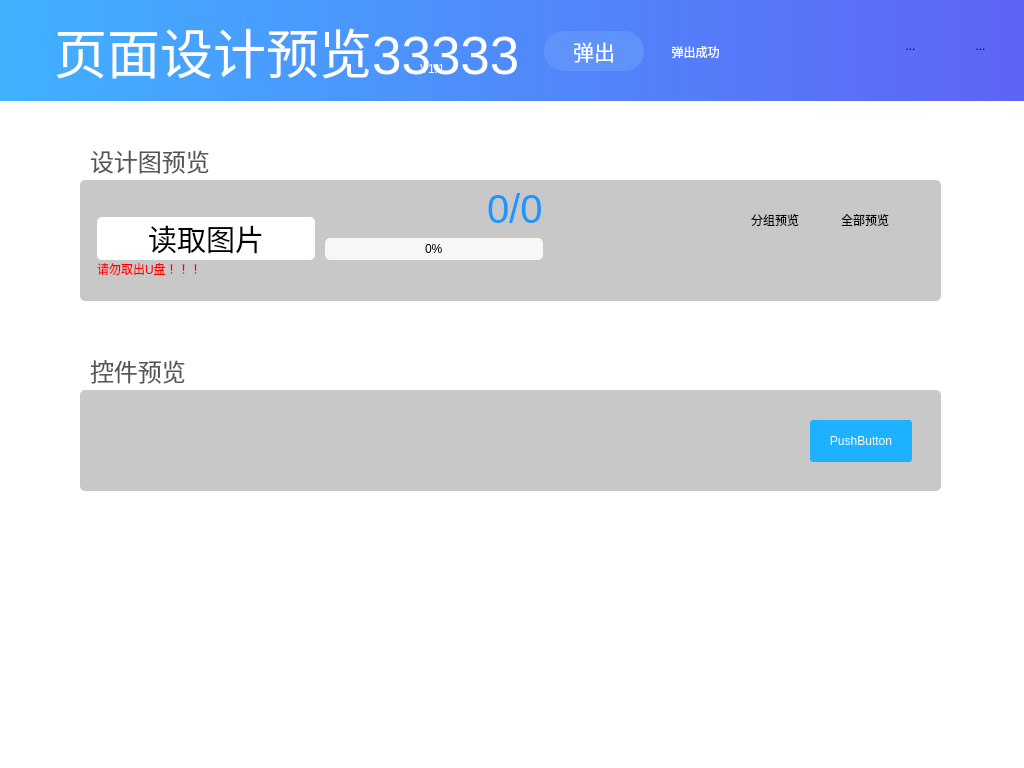
<?xml version="1.0" encoding="UTF-8"?>
<ui version="4.0">
 <class>PageDesignPreviewer</class>
 <widget class="QWidget" name="PageDesignPreviewer">
  <property name="geometry">
   <rect>
    <x>0</x>
    <y>0</y>
    <width>1024</width>
    <height>768</height>
   </rect>
  </property>
  <property name="windowTitle">
   <string>Form</string>
  </property>
  <property name="styleSheet">
   <string notr="true">QWidget#PageDesignPreviewer{
	background-color: rgb(255, 255, 255);

}

QWidget:focus{outline: none;}
QPushButton{
	border-radius:10px;
	background-color: rgb(215, 237, 255);
	min-height:40;
	min-width:100;

}
QToolButton{
	border-radius:10px;
	background-color: rgb(225, 225, 225);
}</string>
  </property>
  <widget class="QLabel" name="label">
   <property name="geometry">
    <rect>
     <x>-10</x>
     <y>0</y>
     <width>1041</width>
     <height>101</height>
    </rect>
   </property>
   <property name="font">
    <font>
     <pointsize>40</pointsize>
    </font>
   </property>
   <property name="styleSheet">
    <string notr="true">background-color: qlineargradient(spread:pad, x1:0, y1:0, x2:1, y2:0, stop:0 rgba(64, 178, 255, 255), stop:1 rgba(95, 99, 246, 255));
color: rgb(255, 255, 255);</string>
   </property>
   <property name="text">
    <string>   页面设计预览33333</string>
   </property>
   <property name="textFormat">
    <enum>Qt::PlainText</enum>
   </property>
   <property name="margin">
    <number>0</number>
   </property>
   <property name="indent">
    <number>20</number>
   </property>
  </widget>
  <widget class="QToolButton" name="shutdownBtn">
   <property name="geometry">
    <rect>
     <x>950</x>
     <y>20</y>
     <width>61</width>
     <height>51</height>
    </rect>
   </property>
   <property name="styleSheet">
    <string notr="true">background-color: rgba(255, 255, 255, 0);</string>
   </property>
   <property name="text">
    <string>...</string>
   </property>
   <property name="icon">
    <iconset resource="icons.qrc">
     <normaloff>:/icons/icons8_shutdown_96px.png</normaloff>:/icons/icons8_shutdown_96px.png</iconset>
   </property>
   <property name="iconSize">
    <size>
     <width>48</width>
     <height>48</height>
    </size>
   </property>
   <property name="autoRaise">
    <bool>false</bool>
   </property>
  </widget>
  <widget class="QWidget" name="widget" native="true">
   <property name="geometry">
    <rect>
     <x>80</x>
     <y>180</y>
     <width>861</width>
     <height>121</height>
    </rect>
   </property>
   <property name="styleSheet">
    <string notr="true">background-color: rgb(200, 200, 200);
border-radius:5px;</string>
   </property>
   <layout class="QGridLayout" name="gridLayout" columnstretch="1,50" columnminimumwidth="1,10">
    <property name="spacing">
     <number>0</number>
    </property>
    <item row="0" column="1">
     <layout class="QVBoxLayout" name="verticalLayout_2">
      <property name="spacing">
       <number>0</number>
      </property>
      <item>
       <layout class="QHBoxLayout" name="horizontalLayout_3" stretch="6,6,5,1,1,1">
        <property name="spacing">
         <number>10</number>
        </property>
        <item alignment="Qt::AlignBottom">
         <widget class="QCustomPushButton" name="loadPicsBtn">
          <property name="minimumSize">
           <size>
            <width>100</width>
            <height>40</height>
           </size>
          </property>
          <property name="font">
           <font>
            <pointsize>22</pointsize>
           </font>
          </property>
          <property name="styleSheet">
           <string notr="true">background-color: rgb(255, 255, 255);</string>
          </property>
          <property name="text">
           <string>读取图片</string>
          </property>
          <property name="icon">
           <iconset resource="icons.qrc">
            <normaloff>:/icons/icons8_downloads_96px.png</normaloff>:/icons/icons8_downloads_96px.png</iconset>
          </property>
          <property name="iconSize">
           <size>
            <width>64</width>
            <height>64</height>
           </size>
          </property>
         </widget>
        </item>
        <item>
         <layout class="QVBoxLayout" name="verticalLayout">
          <property name="spacing">
           <number>0</number>
          </property>
          <item alignment="Qt::AlignRight">
           <widget class="QLabel" name="countLB">
            <property name="font">
             <font>
              <pointsize>30</pointsize>
             </font>
            </property>
            <property name="styleSheet">
             <string notr="true">color: rgb(32, 148, 255);</string>
            </property>
            <property name="text">
             <string>0/0</string>
            </property>
           </widget>
          </item>
          <item>
           <widget class="QProgressBar" name="progressBar">
            <property name="minimumSize">
             <size>
              <width>200</width>
              <height>0</height>
             </size>
            </property>
            <property name="styleSheet">
             <string notr="true">QProgressBar#progressBar
{
      border:none;   /*无边框*/
	   background-color: rgb(247, 247, 247);

      text-align:center;   /*文本的位置*/
	  color: rgb(0, 0, 0);
}
 
QProgressBar::chunk 
{
      background-color:rgb(58, 154, 255);

}

</string>
            </property>
            <property name="value">
             <number>0</number>
            </property>
           </widget>
          </item>
         </layout>
        </item>
        <item>
         <spacer name="horizontalSpacer">
          <property name="orientation">
           <enum>Qt::Horizontal</enum>
          </property>
          <property name="sizeHint" stdset="0">
           <size>
            <width>40</width>
            <height>20</height>
           </size>
          </property>
         </spacer>
        </item>
        <item alignment="Qt::AlignBottom">
         <widget class="QToolButton" name="viewByGroupBtn">
          <property name="minimumSize">
           <size>
            <width>80</width>
            <height>80</height>
           </size>
          </property>
          <property name="maximumSize">
           <size>
            <width>80</width>
            <height>80</height>
           </size>
          </property>
          <property name="text">
           <string>分组预览</string>
          </property>
          <property name="icon">
           <iconset resource="icons.qrc">
            <normaloff>:/icons/icons8_hierarchy_96px.png</normaloff>:/icons/icons8_hierarchy_96px.png</iconset>
          </property>
          <property name="iconSize">
           <size>
            <width>50</width>
            <height>50</height>
           </size>
          </property>
          <property name="toolButtonStyle">
           <enum>Qt::ToolButtonTextUnderIcon</enum>
          </property>
         </widget>
        </item>
        <item alignment="Qt::AlignBottom">
         <widget class="QToolButton" name="showBtn">
          <property name="minimumSize">
           <size>
            <width>80</width>
            <height>80</height>
           </size>
          </property>
          <property name="maximumSize">
           <size>
            <width>80</width>
            <height>80</height>
           </size>
          </property>
          <property name="text">
           <string>全部预览</string>
          </property>
          <property name="icon">
           <iconset resource="icons.qrc">
            <normaloff>:/icons/icons8_video_playlist_96px.png</normaloff>:/icons/icons8_video_playlist_96px.png</iconset>
          </property>
          <property name="iconSize">
           <size>
            <width>50</width>
            <height>50</height>
           </size>
          </property>
          <property name="toolButtonStyle">
           <enum>Qt::ToolButtonTextUnderIcon</enum>
          </property>
         </widget>
        </item>
        <item>
         <spacer name="horizontalSpacer_3">
          <property name="orientation">
           <enum>Qt::Horizontal</enum>
          </property>
          <property name="sizeHint" stdset="0">
           <size>
            <width>40</width>
            <height>20</height>
           </size>
          </property>
         </spacer>
        </item>
       </layout>
      </item>
      <item>
       <layout class="QHBoxLayout" name="horizontalLayout_2">
        <item alignment="Qt::AlignTop">
         <widget class="QLabel" name="noteLB">
          <property name="styleSheet">
           <string notr="true">color: rgb(255, 0, 0);</string>
          </property>
          <property name="text">
           <string>请勿取出U盘！！！</string>
          </property>
         </widget>
        </item>
        <item>
         <spacer name="horizontalSpacer_2">
          <property name="orientation">
           <enum>Qt::Horizontal</enum>
          </property>
          <property name="sizeHint" stdset="0">
           <size>
            <width>40</width>
            <height>20</height>
           </size>
          </property>
         </spacer>
        </item>
       </layout>
      </item>
     </layout>
    </item>
    <item row="0" column="0">
     <spacer name="horizontalSpacer_4">
      <property name="orientation">
       <enum>Qt::Horizontal</enum>
      </property>
      <property name="sizeHint" stdset="0">
       <size>
        <width>40</width>
        <height>20</height>
       </size>
      </property>
     </spacer>
    </item>
   </layout>
  </widget>
  <widget class="QLabel" name="label_2">
   <property name="geometry">
    <rect>
     <x>90</x>
     <y>140</y>
     <width>161</width>
     <height>41</height>
    </rect>
   </property>
   <property name="font">
    <font>
     <pointsize>18</pointsize>
    </font>
   </property>
   <property name="styleSheet">
    <string notr="true">
color: rgb(86, 86, 86);

</string>
   </property>
   <property name="text">
    <string>设计图预览</string>
   </property>
  </widget>
  <widget class="QWidget" name="widget_2" native="true">
   <property name="geometry">
    <rect>
     <x>80</x>
     <y>390</y>
     <width>861</width>
     <height>101</height>
    </rect>
   </property>
   <property name="styleSheet">
    <string notr="true">background-color: rgb(200, 200, 200);
border-radius:5px;</string>
   </property>
   <widget class="QCustomPushButton" name="pushButton">
    <property name="geometry">
     <rect>
      <x>730</x>
      <y>30</y>
      <width>102</width>
      <height>42</height>
     </rect>
    </property>
    <property name="styleSheet">
     <string notr="true">background-color: rgb(29, 177, 255);
color: rgb(255, 255, 255);
border-radius:3;</string>
    </property>
    <property name="text">
     <string>PushButton</string>
    </property>
   </widget>
  </widget>
  <widget class="QLabel" name="label_3">
   <property name="geometry">
    <rect>
     <x>90</x>
     <y>350</y>
     <width>121</width>
     <height>41</height>
    </rect>
   </property>
   <property name="font">
    <font>
     <pointsize>18</pointsize>
    </font>
   </property>
   <property name="styleSheet">
    <string notr="true">
color: rgb(86, 86, 86);

</string>
   </property>
   <property name="text">
    <string>控件预览</string>
   </property>
  </widget>
  <widget class="QToolButton" name="rebootBtn">
   <property name="geometry">
    <rect>
     <x>880</x>
     <y>20</y>
     <width>61</width>
     <height>51</height>
    </rect>
   </property>
   <property name="styleSheet">
    <string notr="true">background-color: rgba(255, 255, 255, 0);</string>
   </property>
   <property name="text">
    <string>...</string>
   </property>
   <property name="icon">
    <iconset resource="icons.qrc">
     <normaloff>:/icons/icons8_restart_96px.png</normaloff>:/icons/icons8_restart_96px.png</iconset>
   </property>
   <property name="iconSize">
    <size>
     <width>48</width>
     <height>48</height>
    </size>
   </property>
   <property name="autoRaise">
    <bool>false</bool>
   </property>
  </widget>
  <widget class="QLabel" name="label_4">
   <property name="geometry">
    <rect>
     <x>420</x>
     <y>60</y>
     <width>67</width>
     <height>17</height>
    </rect>
   </property>
   <property name="styleSheet">
    <string notr="true">color: rgb(255, 255, 255);
font: 14pt &quot;Ubuntu Condensed&quot;;</string>
   </property>
   <property name="text">
    <string>V1.1</string>
   </property>
  </widget>
  <widget class="QPushButton" name="disconnectUSBBtn">
   <property name="geometry">
    <rect>
     <x>544</x>
     <y>31</y>
     <width>100</width>
     <height>40</height>
    </rect>
   </property>
   <property name="minimumSize">
    <size>
     <width>100</width>
     <height>40</height>
    </size>
   </property>
   <property name="maximumSize">
    <size>
     <width>100</width>
     <height>40</height>
    </size>
   </property>
   <property name="font">
    <font>
     <pointsize>16</pointsize>
    </font>
   </property>
   <property name="styleSheet">
    <string notr="true">border-radius: 20px;
color: rgb(255, 255, 255);
border:none;
background-color: rgb(95, 147, 249);</string>
   </property>
   <property name="text">
    <string>弹出</string>
   </property>
   <property name="icon">
    <iconset resource="icons.qrc">
     <normaloff>:/icons/icons8_usb_2_96px_1.png</normaloff>:/icons/icons8_usb_2_96px_1.png</iconset>
   </property>
   <property name="iconSize">
    <size>
     <width>36</width>
     <height>36</height>
    </size>
   </property>
  </widget>
  <widget class="QLabel" name="disconnectResultLB">
   <property name="geometry">
    <rect>
     <x>650</x>
     <y>40</y>
     <width>91</width>
     <height>23</height>
    </rect>
   </property>
   <property name="styleSheet">
    <string notr="true">color: rgb(255, 255, 255);</string>
   </property>
   <property name="text">
    <string>弹出成功</string>
   </property>
   <property name="alignment">
    <set>Qt::AlignCenter</set>
   </property>
  </widget>
 </widget>
 <customwidgets>
  <customwidget>
   <class>QCustomPushButton</class>
   <extends>QPushButton</extends>
   <header location="global">effects/qcustompushbutton.h</header>
  </customwidget>
 </customwidgets>
 <resources>
  <include location="icons.qrc"/>
 </resources>
 <connections/>
</ui>
